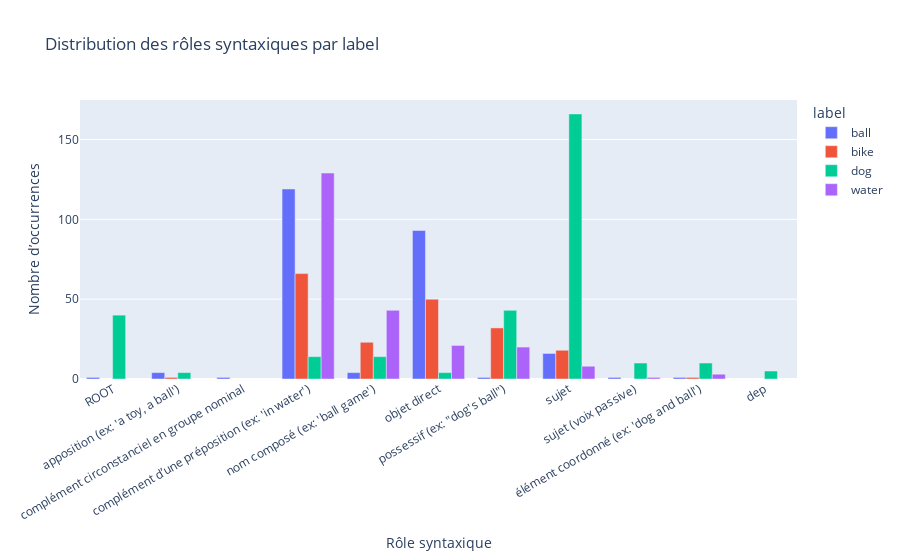

Notebook code cell kept with this figure:
### Code cell
role_by_label = (
    df_ok.groupby(["label", "label_role_fr"])
    .size()
    .reset_index(name="count")
)

fig = px.bar(
    role_by_label,
    x="label_role_fr",
    y="count",
    color="label",
    barmode="group",
    title="Distribution des rôles syntaxiques par label"
)

fig.update_layout(
    xaxis_title="Rôle syntaxique",
    yaxis_title="Nombre d’occurrences",
    xaxis_tickangle=-30
)

fig.show()

### Figure 1 — Plotly figure (JSON) as saved in the notebook; plotly's stock layout.template omitted (floating-point values rounded to 4 significant figures)
{"data": [{"alignmentgroup": "True", "hovertemplate": "label=ball<br>label_role_fr=%{x}<br>count=%{y}<extra></extra>", "legendgroup": "ball", "marker": {"color": "#636efa", "pattern": {"shape": ""}}, "name": "ball", "offsetgroup": "ball", "orientation": "v", "showlegend": true, "textposition": "auto", "type": "bar", "x": ["ROOT", "apposition (ex: 'a toy, a ball')", "complément circonstanciel en groupe nominal", "complément d’une préposition (ex: 'in water')", "nom composé (ex: 'ball game')", "objet direct", "possessif (ex: \"dog's ball\")", "sujet", "sujet (voix passive)", "élément coordonné (ex: 'dog and ball')"], "xaxis": "x", "y": [1, 4, 1, 119, 4, 93, 1, 16, 1, 1], "yaxis": "y"}, {"alignmentgroup": "True", "hovertemplate": "label=bike<br>label_role_fr=%{x}<br>count=%{y}<extra></extra>", "legendgroup": "bike", "marker": {"color": "#EF553B", "pattern": {"shape": ""}}, "name": "bike", "offsetgroup": "bike", "orientation": "v", "showlegend": true, "textposition": "auto", "type": "bar", "x": ["apposition (ex: 'a toy, a ball')", "complément d’une préposition (ex: 'in water')", "nom composé (ex: 'ball game')", "objet direct", "possessif (ex: \"dog's ball\")", "sujet", "élément coordonné (ex: 'dog and ball')"], "xaxis": "x", "y": [1, 66, 23, 50, 32, 18, 1], "yaxis": "y"}, {"alignmentgroup": "True", "hovertemplate": "label=dog<br>label_role_fr=%{x}<br>count=%{y}<extra></extra>", "legendgroup": "dog", "marker": {"color": "#00cc96", "pattern": {"shape": ""}}, "name": "dog", "offsetgroup": "dog", "orientation": "v", "showlegend": true, "textposition": "auto", "type": "bar", "x": ["ROOT", "apposition (ex: 'a toy, a ball')", "complément d’une préposition (ex: 'in water')", "dep", "nom composé (ex: 'ball game')", "objet direct", "possessif (ex: \"dog's ball\")", "sujet", "sujet (voix passive)", "élément coordonné (ex: 'dog and ball')"], "xaxis": "x", "y": [40, 4, 14, 5, 14, 4, 43, 166, 10, 10], "yaxis": "y"}, {"alignmentgroup": "True", "hovertemplate": "label=water<br>label_role_fr=%{x}<br>count=%{y}<extra></extra>", "legendgroup": "water", "marker": {"color": "#ab63fa", "pattern": {"shape": ""}}, "name": "water", "offsetgroup": "water", "orientation": "v", "showlegend": true, "textposition": "auto", "type": "bar", "x": ["complément d’une préposition (ex: 'in water')", "nom composé (ex: 'ball game')", "objet direct", "possessif (ex: \"dog's ball\")", "sujet", "sujet (voix passive)", "élément coordonné (ex: 'dog and ball')"], "xaxis": "x", "y": [129, 43, 21, 20, 8, 1, 3], "yaxis": "y"}], "layout": {"barmode": "group", "legend": {"title": {"text": "label"}, "tracegroupgap": 0}, "title": {"text": "Distribution des rôles syntaxiques par label"}, "xaxis": {"anchor": "y", "domain": [0, 1], "tickangle": -30, "title": {"text": "Rôle syntaxique"}}, "yaxis": {"anchor": "x", "domain": [0, 1], "title": {"text": "Nombre d’occurrences"}}}}
